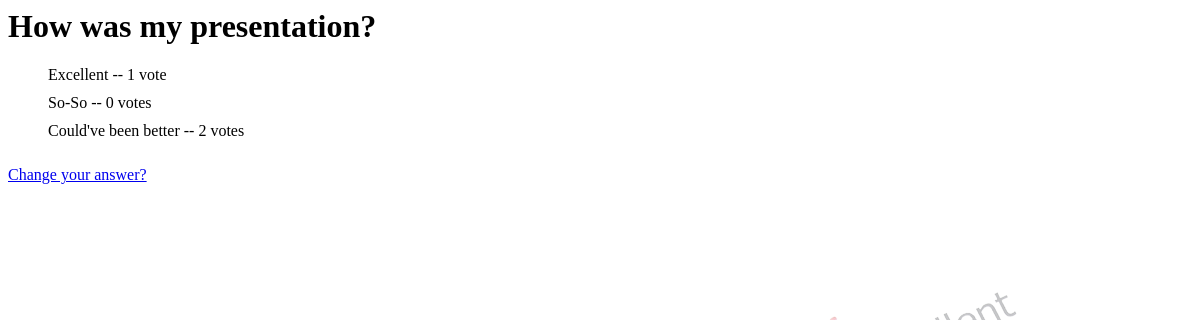
The app's page /feedback/1/results/ with its own data.
### feedback/models.py (models this page shows, shortened)
@python_2_unicode_compatible
class Question(models.Model):
    question_text = models.CharField(max_length=200)
    pub_date = models.DateTimeField('date published')

@python_2_unicode_compatible
class Answer(models.Model):
    question = models.ForeignKey(Question, on_delete=models.CASCADE)
    answer_text = models.CharField(max_length=200)
    votes = models.IntegerField(default=0)

### feedback/views.py (the view)
# urls.py: url(r'^(?P<pk>[0-9]+)/results/$', views.ResultsView.as_view(), name='results'),
class ResultsView(generic.DetailView):
    model = Question
    template_name = 'feedback/results.html'

### feedback/templates/feedback/results.html
{% load staticfiles %}
<link rel="stylesheet" type="text/css" href="{% static 'feedback/style.css' %}" />
<h1>{{ question.question_text }}</h1>
<ul>
{% for answer in question.answer_set.all %}
    <li>{{ answer.answer_text }} -- {{ answer.votes }} vote{{ answer.votes|pluralize }}</li>
{% endfor %}
</ul>
<a href="{% url 'feedback:detail' question.id %}">Change your answer?</a>

### feedback/static/feedback/style.css (style rules this page uses)
li { list-style: none; padding-bottom: 10px; }

### records on screen
Question: question_text "How was my presentation?"
Answer: answer_text "Excellent", votes "1"
Answer: answer_text "So-So", votes "0"
Answer: answer_text "Could've been better", votes "2"
